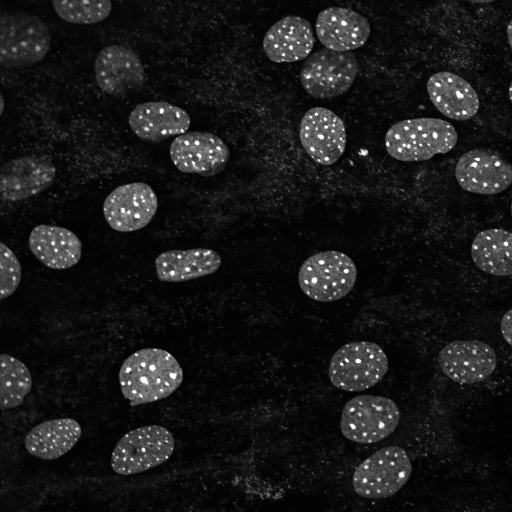
#> input picture data/C2C12_Nuclei.tif, 512 x 512 px, found by its file name
$ jupyter execute --allow-errors 04_Filters.ipynb
#> lines starting #> are read from the running program, lines starting #| are printed output that depends on the picture
# Filters and Background Reduction

Filters are mathematical operations that produce a new image out of one or more images. Pixel values between input and output images may differ. You can find more detailed information about how filters work in Python [here](https://biapol.github.io/DIGS-BB_LM_Course_Bio-Image_Analysis_2022/04_Image_Processing/5_Image_Filters.html).

Background reduction methods are also mathematical operations (they are also called filters in some packages). Often, they are actually [morphological operations](https://en.wikipedia.org/wiki/Mathematical_morphology) applied to images as a way to estimate the image background. More information about morphological operations in Python can be found [here](https://biapol.github.io/DIGS-BB_LM_Course_Bio-Image_Analysis_2022/04_Image_Processing/6_Morphological_operations.html).

In this notebook, we show how some filters can be used as a pre-processing step to reduce noise and how to apply some background reduction methods.

[cell 1]
import numpy as np
from skimage.io import imread
from pyclesperanto_prototype import imshow
import matplotlib.pyplot as plt
from skimage.filters import median, gaussian
from skimage.morphology import disk
from skimage.restoration import rolling_ball
from skimage.morphology import disk, white_tophat
from skimage.filters import difference_of_gaussians

As example image, we will work with a zebrafish eye data set (Courtesy of Mauricio Rocha Martins, Norden lab, MPI CBG). As you can see, there is some intensity spread around the nuclei we want to segment later on. The source of this background signal is out-of-focus light.

#> (a cell that did not finish here is left out)

## Filters

The simplest way to reduce noise is to slightly blur the image, for example using a gaussian or median filter.

Below, we display both filters for comparison over a cropped region.

#> (a cell that did not finish here is left out)

## Background Reduction

There are also background reduction methods. If there is a more or less homogeneous intensity spread over the whole image, potentially increasing in a direction, it is recommended to remove this background before segmenting the image.

To subtract the background, we need to determine it first. There are several algorithms that are useful for removing inhomogeneous background.

### Rolling ball algorithm

Well known to FIJI users, the [rolling-ball algorithm](https://scikit-image.org/docs/stable/auto_examples/segmentation/plot_rolling_ball.html) is still widely used to remove background. The radius parameter determines the largest object that should not be considered background.

#> (a cell that did not finish here is left out)

### Tophat filter
The [white_tophat](https://scikit-image.org/docs/dev/auto_examples/applications/plot_morphology.html#white-tophat) filter gives very similar results to the rolling ball algorithm, but is algorithmically much simpler. The footprint parameter determines the largest object that should not be considered background. The output already contains the image without the background.

#> (a cell that did not finish here is left out)

For a faster version of the top-hat filter, consider using the GPU-accelerated version from [pyclesperanto](https://github.com/clEsperanto/pyclesperanto_prototype/tree/master#py-clesperanto) (`cle.top_hat_box` or `cle.top_hat_sphere`) instead. Check a benchmark notebook [here](https://github.com/clEsperanto/pyclesperanto_prototype/blob/master/benchmarks/top_hat.ipynb).

[cell 6]
import pyclesperanto_prototype as cle
#> (the rest of this cell did not finish here and is left out)

### Difference of Gaussians
In many cases, background subtraction is combined with denoising. The [Difference of Gaussians (DoG)](https://scikit-image.org/docs/stable/auto_examples/filters/plot_dog.html) performs both operations in one function.

It uses a strong gaussian blur (large sigma) as an estimation of the background and a weak blur (small sigma) to reduce noise. Then, it subtracts the reduced noise one from the background estimation.

#> (a cell that did not finish here is left out)

### Difference from Median

For highlighting small structures, it may be useful to subtract a median filter from the original iamge instead of a large gaussian blur.

Check the example below.

[cell 8]
C2C12_nuclei = imread('../../data/C2C12_nuclei.tif').astype(float)
#> C2C12_nuclei: shape (512, 512) float64; min 0, max 255, mean 25.4

# Median filter (with a footprint element of 4 pixels)
median_filtered = median(C2C12_nuclei, footprint=disk(4)).astype(float)
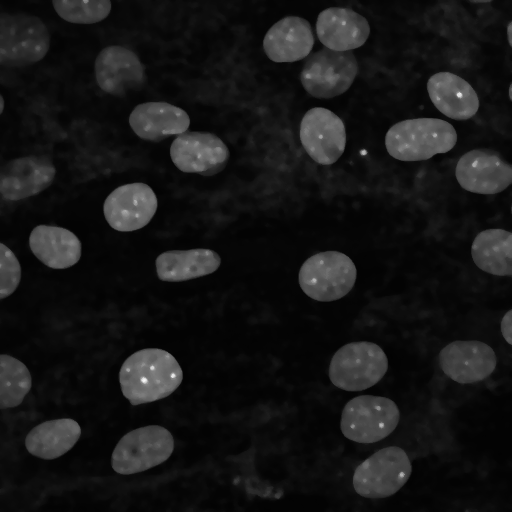
#> median_filtered: shape (512, 512) float64; min 2, max 249, mean 22.9

# Subtract median filtered image from original
median_filter_subtracted = C2C12_nuclei - median_filtered
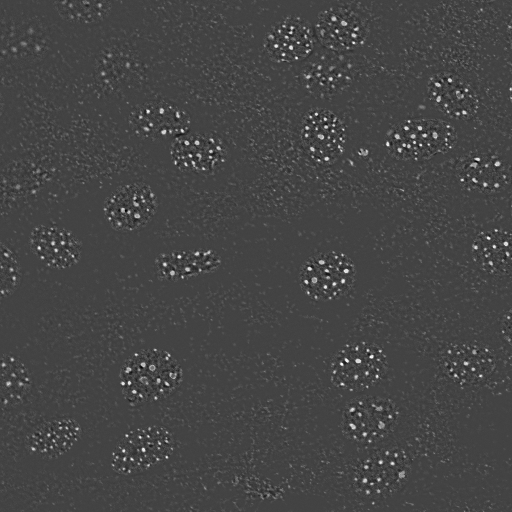
#> median_filter_subtracted: shape (512, 512) float64; min -66, max 182, mean 2.5; drawn with min black and max white

fig, axs = plt.subplots(1, 3, figsize=(10,10))

imshow(C2C12_nuclei, plot=axs[0])
#> (this line was passed over: pyclesperanto_prototype is not available in this run)
axs[0].set_title("Original")
imshow(median_filtered, plot=axs[1])
#> (this line was passed over: pyclesperanto_prototype is not available in this run)
axs[1].set_title("Median Filtered")
imshow(median_filter_subtracted, plot=axs[2],
    min_display_intensity=0,
    max_display_intensity=median_filter_subtracted.max()
    )
#> (this line was passed over: pyclesperanto_prototype is not available in this run)
axs[2].set_title("Median Filter Subtracted")
for ax in axs:
    ax.axis('off')
plt.tight_layout()

## Filters: Edge Detection

Edge detection highlights parts of the image where there are **sharp** signal intensity _changes_.

A common filter for edge detection is the `sobel` filter. There are other like `laplace`, `scharr` and `farid`. Check [sckimage.filters](https://scikit-image.org/docs/dev/api/skimage.filters.html#) for more filter options.

[cell 9]
from skimage.filters import sobel, laplace

#> (the rest of this cell did not finish here and is left out)

The laplacian works best if the image is first denoised. Let's apply the laplacian to an image where we reduced the noise

#> (a cell that did not finish here is left out)

# Exercises

Open the `human_mitosis_noisy.tif` image and choose the best combination of filters to remove noise and background. Display the results.

[cell 11]
image = imread('../../data/human_mitosis_noisy.tif')
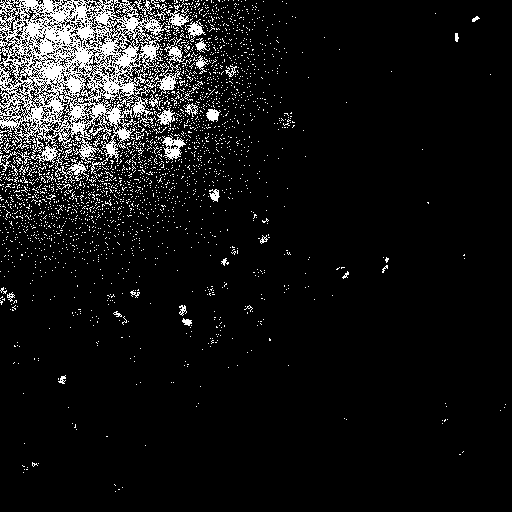
#> input picture data/human_mitosis_noisy.tif, 512 x 512 px
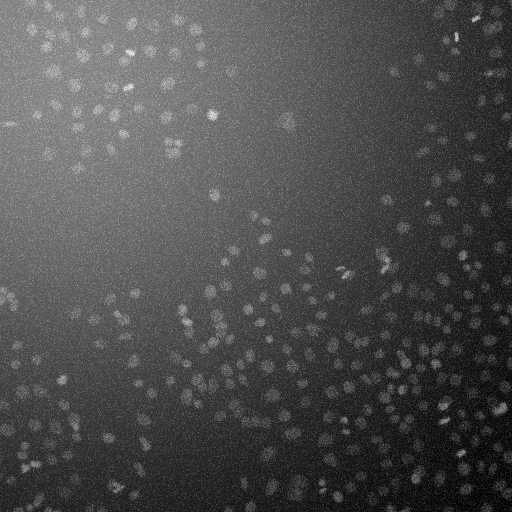
#> image: shape (512, 512) uint16; min 24, max 474, mean 162.1; drawn with min black and max white
imshow(image)
#> (this line was passed over: pyclesperanto_prototype is not available in this run)
